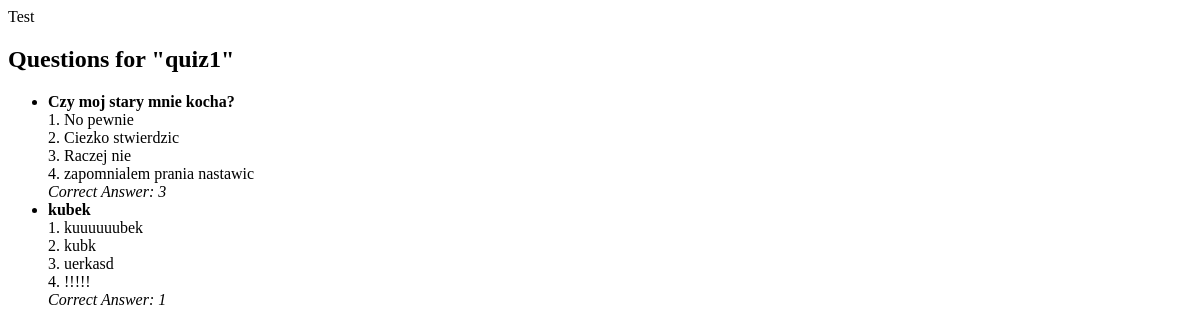
Before: /quiz/quizzes/1/ with the older database file.
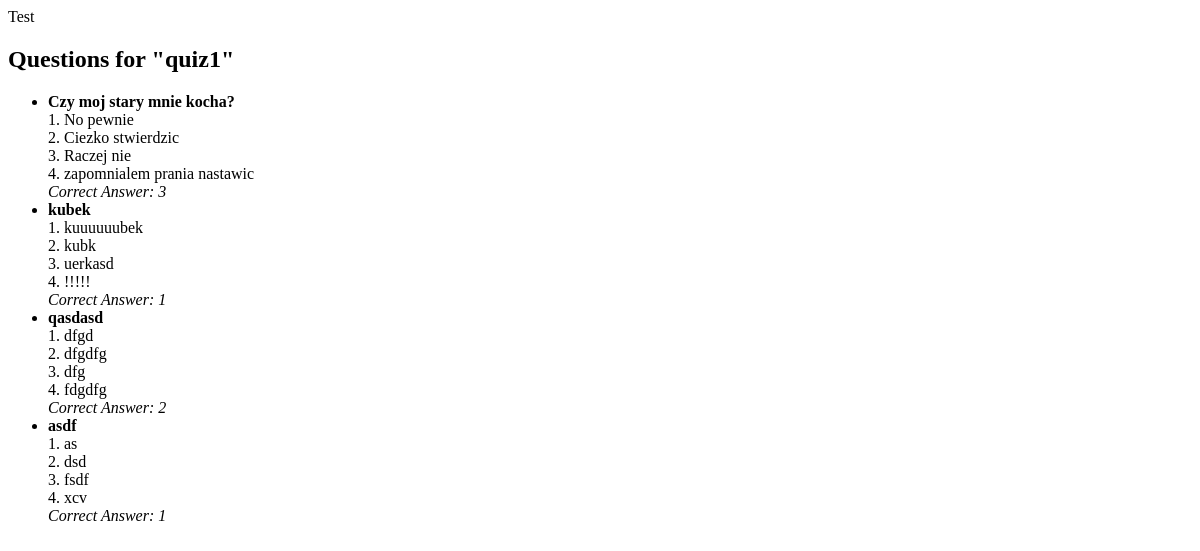
After: the same page with the newer database file.
### quizAPP/models.py (models this page shows, shortened)
class Quiz(models.Model):
    title = models.CharField(max_length=200)
    description = models.TextField(blank=True, null=True)
    created_by = models.ForeignKey(User, on_delete=models.PROTECT, related_name='quizzes')

class Question(models.Model):
    quiz = models.ForeignKey(Quiz, related_name='questions', on_delete=models.CASCADE)
    question_text = models.CharField(max_length=500)
    answer1 = models.CharField(max_length=200)
    answer2 = models.CharField(max_length=200)
    answer3 = models.CharField(max_length=200)
    answer4 = models.CharField(max_length=200)
    correct_answer = models.IntegerField()      #choice from 1 to 4

### quizAPP/views.py (the view)
# urls.py: path('quizzes/<int:quiz_id>/', views.question_list, name='questionlist'),
def question_list(request, quiz_id):
    quiz = get_object_or_404(Quiz, id=quiz_id)
    return render(request, 'quiz/questionlist.html', {'quiz': quiz})

### templates/quiz/questionlist.html (shortened to what this page needs)
{% extends "base.html" %}
{% block content %}
  <h2>Questions for "{{ quiz.title }}"</h2>
  <ul>
    {% for question in quiz.questions.all %}
      <li>
        <strong>{{ question.question_text }}</strong><br>
        1. {{ question.answer1 }}<br>
        2. {{ question.answer2 }}<br>
        3. {{ question.answer3 }}<br>
        4. {{ question.answer4 }}<br>
        <em>Correct Answer: {{ question.correct_answer }}</em>
      </li>
    {% endfor %}
  </ul>
{% endblock %}

### templates/base.html (shortened to what this page needs)
{% load static %}
<!DOCTYPE html>
<html lang="en">
<head>
    <link href="{% static 'css/base.css'%}" rel="stylesheet">
</head>
<body>
    Test
    {% block content %}{% endblock  %}
</body>
</html>

Changed rows visible on the page:
added Question: question_text "qasdasd", answer1 "dfgd", answer2 "dfgdfg", answer3 "dfg", answer4 "fdgdfg", correct_answer "2"
added Question: question_text "asdf", answer1 "as", answer2 "dsd", answer3 "fsdf", answer4 "xcv", correct_answer "1"
